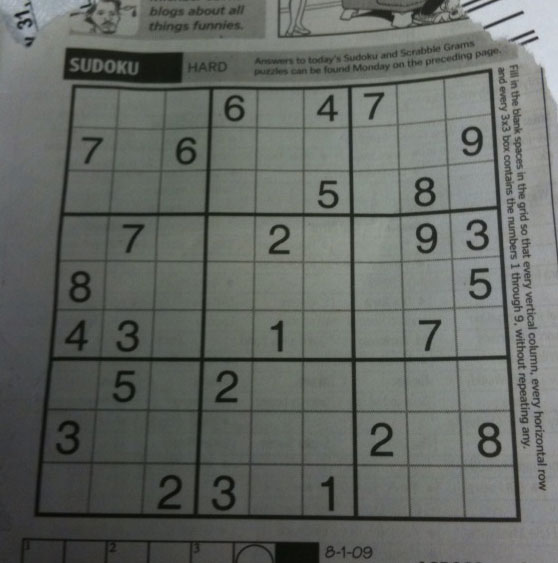
#> input picture images/image3.png, 558 x 563 px
$ python task13.py
#> lines starting #> are read from the running program, lines starting #| are printed output that depends on the picture
from pathlib import Path

import cv2
import matplotlib

matplotlib.use("Agg")
import matplotlib.pyplot as plt


IMAGE_DIR = Path(__file__).resolve().parents[1] / "images"
OUTPUT_DIR = Path(__file__).resolve().parent


def main():
    image_path = IMAGE_DIR / "image3.png"
    source = cv2.imread(str(image_path))
#> source is the input picture: shape (563, 558, 3); mean B, G, R 99.5, 104.1, 100
    if source is None:
        raise FileNotFoundError(f"Could not load input image: {image_path}")

    source_gray = cv2.cvtColor(source, cv2.COLOR_BGR2GRAY)
    height, width = source_gray.shape
#> height = 563; width = 558
    transform = cv2.getRotationMatrix2D((width / 2, height / 2), 15, 1.0)
    transform[:, 2] += (20, -10)
    target = cv2.warpAffine(source, transform, (width, height))
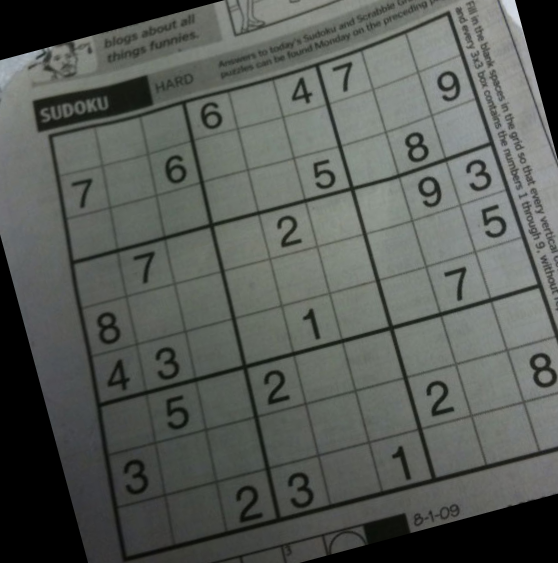
#> target: shape (563, 558, 3); mean B, G, R 86.7, 91.2, 87.3
    target_gray = cv2.cvtColor(target, cv2.COLOR_BGR2GRAY)

    sift = cv2.SIFT_create()
    source_keypoints, source_descriptors = sift.detectAndCompute(source_gray, None)
#> source_keypoints = 1725 keypoints; strongest (x, y, size): (536, 38, 2.6), (532, 32, 2.7), (521, 13, 2.7), (18, 15, 3.5)
    target_keypoints, target_descriptors = sift.detectAndCompute(target_gray, None)
#> target_keypoints = 1504 keypoints; strongest (x, y, size): (468, 170, 3.7), (540, 362, 5.6), (414, 141, 4.8), (447, 81, 6)
    if source_descriptors is None or target_descriptors is None:
        raise RuntimeError("SIFT could not find descriptors in both images.")

    flann = cv2.FlannBasedMatcher(
        dict(algorithm=1, trees=5), dict(checks=50)
    )
    pairs = flann.knnMatch(source_descriptors, target_descriptors, k=2)
#> pairs = 1725 matches
    raw_matches = [pair[0] for pair in pairs if pair]
#> raw_matches = 1725 matches
    if not raw_matches:
        raise RuntimeError("FLANN did not find any descriptor matches.")

    source_keypoint_image = cv2.drawKeypoints(
        source, source_keypoints, None, flags=cv2.DRAW_MATCHES_FLAGS_DRAW_RICH_KEYPOINTS
    )
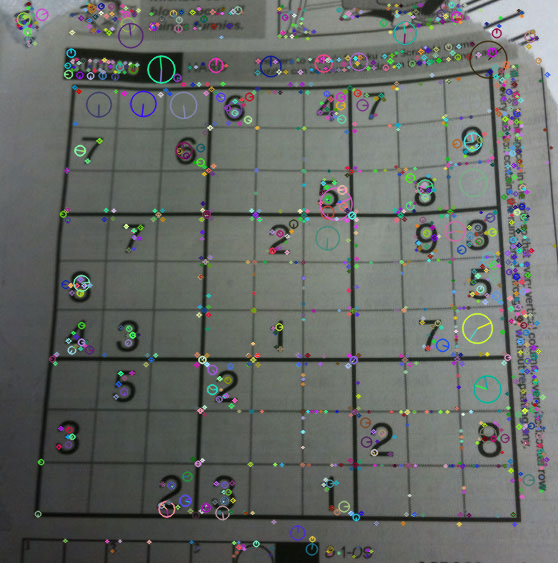
#> source_keypoint_image: shape (563, 558, 3); mean B, G, R 102.1, 105.9, 101.8
    target_keypoint_image = cv2.drawKeypoints(
        target, target_keypoints, None, flags=cv2.DRAW_MATCHES_FLAGS_DRAW_RICH_KEYPOINTS
    )
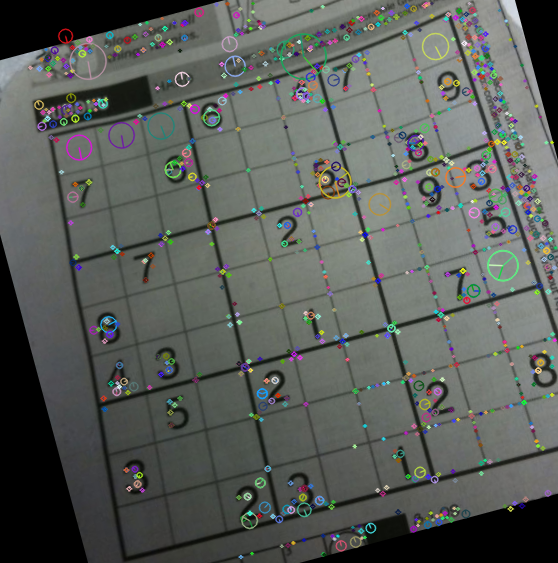
#> target_keypoint_image: shape (563, 558, 3); mean B, G, R 88.9, 93.1, 89.2
    match_image = cv2.drawMatches(
        source,
        source_keypoints,
        target,
        target_keypoints,
        raw_matches[:100],
        None,
        flags=cv2.DrawMatchesFlags_NOT_DRAW_SINGLE_POINTS,
    )
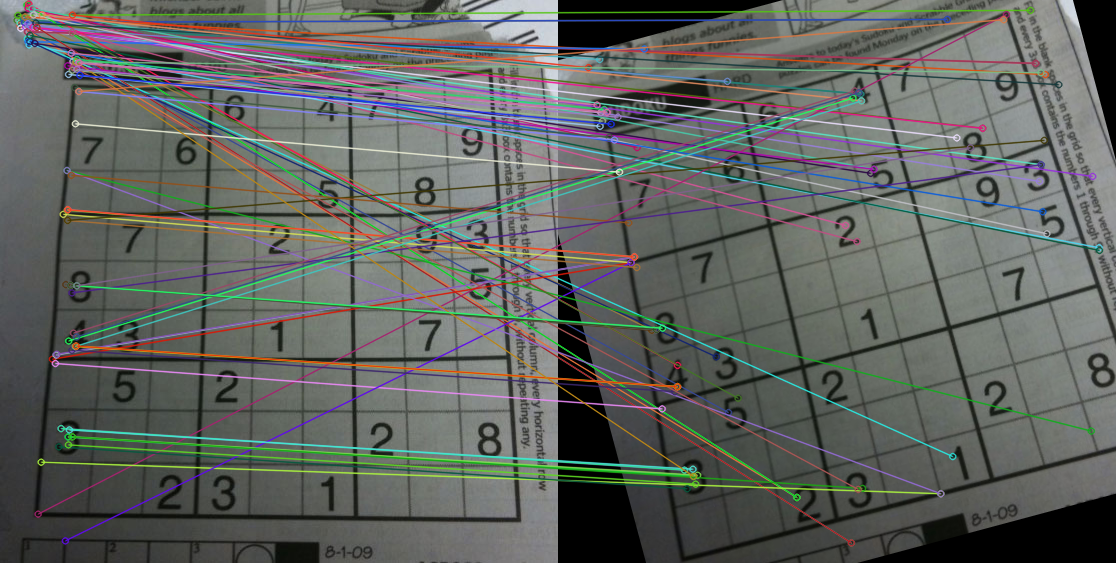
#> match_image: shape (563, 1116, 3); mean B, G, R 95.7, 99.7, 96.4

    figure, axes = plt.subplots(3, 1, figsize=(14, 18))
    for axis, image, title in zip(
        axes,
        (source_keypoint_image, target_keypoint_image, match_image),
        ("Source SIFT keypoints", "Transformed SIFT keypoints", "Initial FLANN matches"),
    ):
        axis.imshow(cv2.cvtColor(image, cv2.COLOR_BGR2RGB))
        axis.set_title(title)
        axis.axis("off")
#> this loop made 3 passes
    figure.tight_layout()
    output_path = OUTPUT_DIR / "task13_initial_matches.jpg"
    figure.savefig(output_path, dpi=120, bbox_inches="tight")
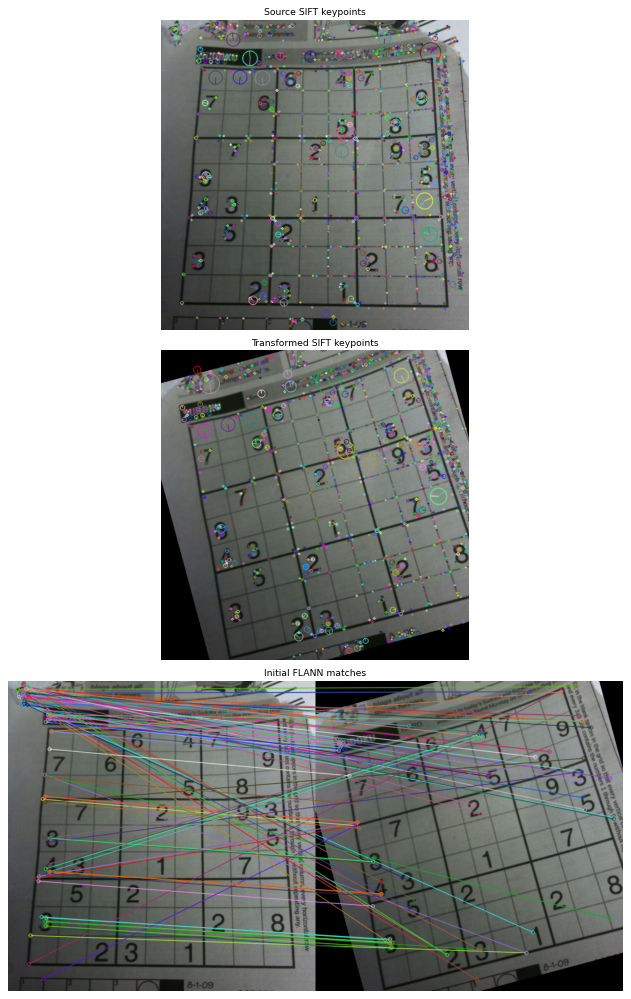
#> figure drawn by matplotlib, 3 panels
    plt.close(figure)
    print(f"Source keypoints: {len(source_keypoints)}")
#| Source keypoints: 1725
    print(f"Target keypoints: {len(target_keypoints)}")
#| Target keypoints: 1504
    print(f"Initial FLANN matches: {len(raw_matches)}")
#| Initial FLANN matches: 1725
    print(f"Saved visualization to {output_path}")


if __name__ == "__main__":
    main()

$ run again, with images/building.jpg saved as images/image3.png
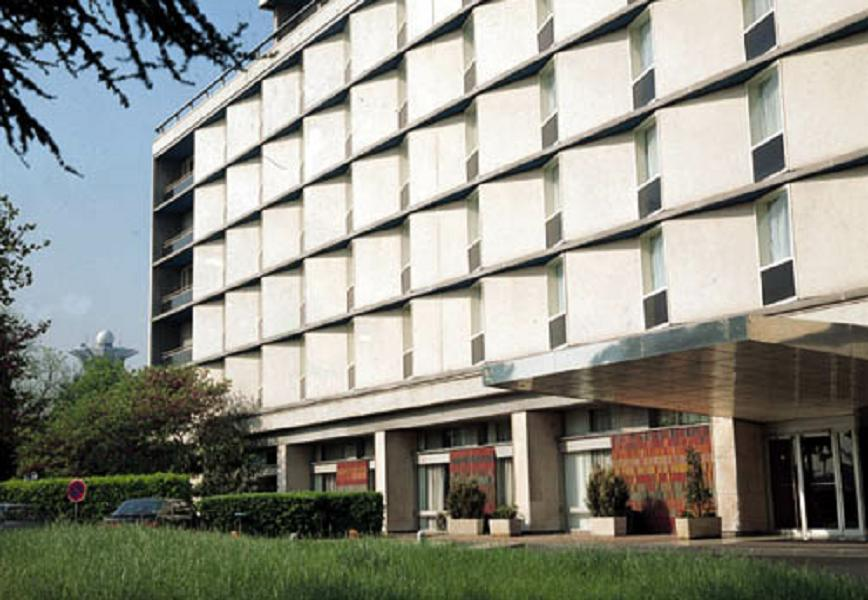
#> input picture images/building.jpg, 868 x 600 px
#> in main, source is the input picture: shape (600, 868, 3); mean B, G, R 133.7, 143.6, 142.9
#> source_keypoints = 4566 keypoints; strongest (x, y, size): (219, 176, 10.5), (254, 154, 11.5), (294, 197, 11.8), (294, 128, 12.2)
#> target_keypoints = 3812 keypoints; strongest (x, y, size): (210, 47, 3.6), (214, 226, 10.5), (242, 196, 11.5), (293, 226, 11.8)
#> pairs = 4566 matches
#> in main, `match_image = cv2.drawMatches( source, source_keypoints, target, targe..`:
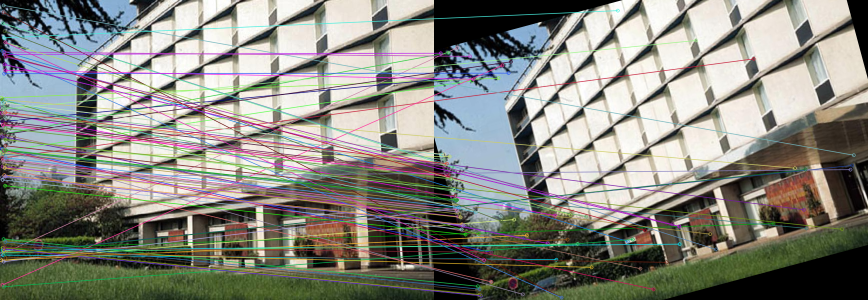
#> match_image: shape (600, 1736, 3) (shown at 1/2 size); mean B, G, R 127.3, 135.3, 135.1
#> the loop in main, `for axis, image, title in zip( axes, (source_keypoint_image, target_ke..` made 3 passes
#> in main, `figure.savefig(output_path, dpi=120, bbox_inches="tight")`:
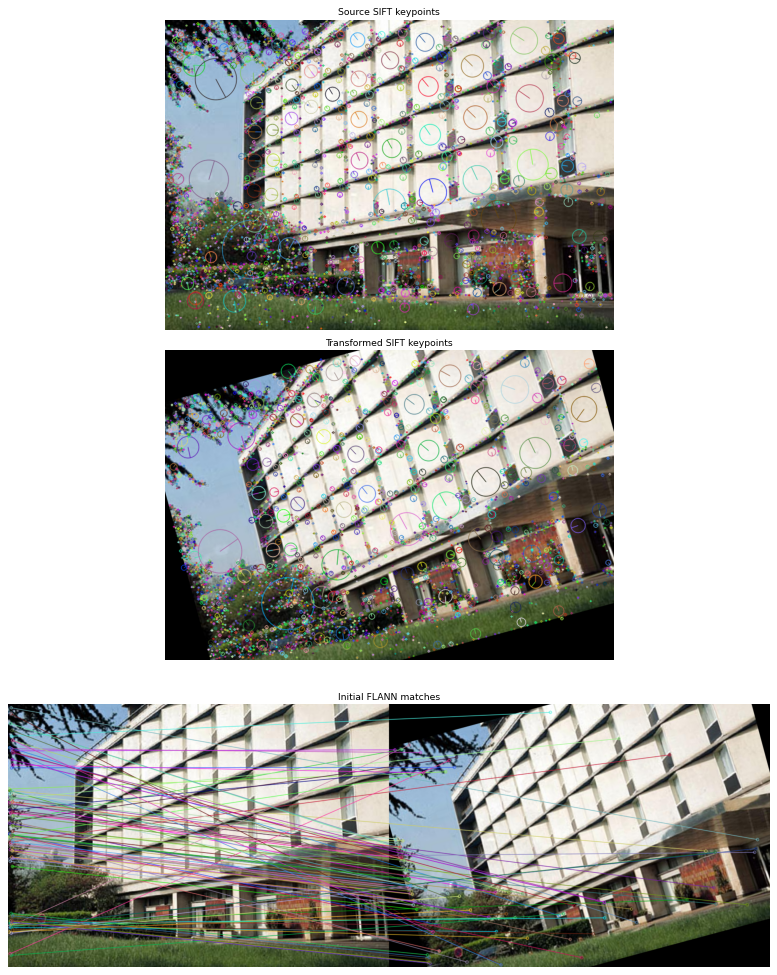
#> figure drawn by matplotlib, 3 panels
#| Source keypoints: 4566
#| Target keypoints: 3812
#| Initial FLANN matches: 4566
